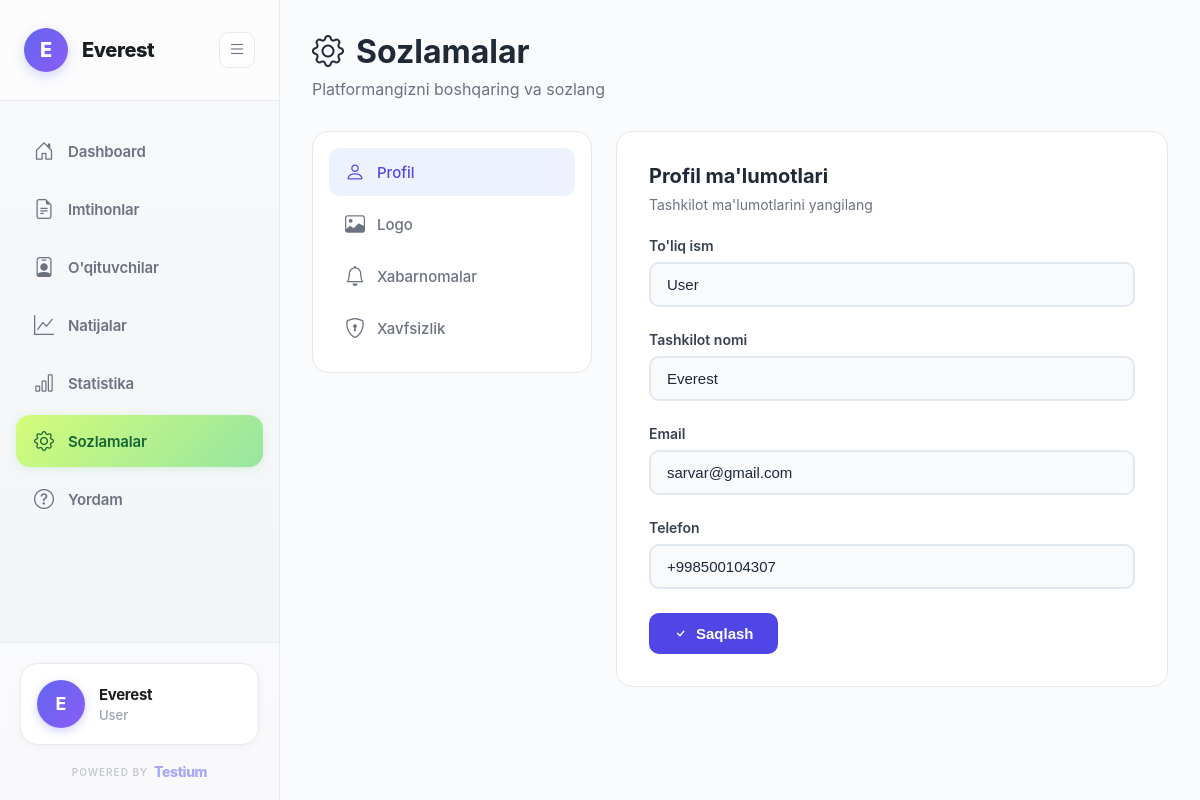
The page /settings/ (signed in) on the database its author committed.
### organizations/models.py (models this page shows, shortened)
class Organization(AbstractUser):
    full_name = models.CharField(max_length=255, default='User')
    organization_name = models.CharField(max_length=255)
    email = models.EmailField(unique=True)
    phone = models.CharField(max_length=20, unique=True)
    created_at = models.DateTimeField(auto_now_add=True)
    updated_at = models.DateTimeField(auto_now=True)
    USERNAME_FIELD = 'email'
    REQUIRED_FIELDS = ['username', 'full_name', 'organization_name']
    class Meta:
        db_table = 'organizations'
        verbose_name = 'Organization'
        verbose_name_plural = 'Organizations'

### organizations/views_settings.py (the view)
@login_required
def settings_view(request):
    settings, created = OrganizationSettings.objects.get_or_create(organization=request.user)
    active_tab = request.GET.get('tab', 'profile')
    context = {
        'settings': settings,
        'active_tab': active_tab,
    }
    return render(request, 'organizations/settings.html', context)

### organizations/context_processors.py (called while the page is built)
def organization_settings(request):
    if request.user.is_authenticated and hasattr(request.user, 'settings'):
        return {
            'org_settings': request.user.settings
        }
    return {}

### templates/organizations/settings.html (shortened to what this page needs)
{% extends 'base.html' %}
{% block content %}
<div class="settings-container">
    <div class="settings-header">
        <h1 class="page-title">
            <i class="bi bi-gear"></i>
            Sozlamalar
        </h1>
        <p class="page-subtitle">Platformangizni boshqaring va sozlang</p>
    </div>
    <div class="settings-layout">
        <div class="settings-tabs">
            <a href="?tab=profile" class="tab-item {% if active_tab == 'profile' %}active{% endif %}">
                <i class="bi bi-person"></i>
                <span>Profil</span>
            </a>
            <a href="?tab=branding" class="tab-item {% if active_tab == 'branding' %}active{% endif %}">
                <i class="bi bi-image"></i>
                <span>Logo</span>
            </a>
            <a href="?tab=notifications" class="tab-item {% if active_tab == 'notifications' %}active{% endif %}">
                <i class="bi bi-bell"></i>
                <span>Xabarnomalar</span>
            </a>
            <a href="?tab=security" class="tab-item {% if active_tab == 'security' %}active{% endif %}">
                <i class="bi bi-shield-lock"></i>
                <span>Xavfsizlik</span>
            </a>
        </div>
        <div class="settings-content">
            {% if active_tab == 'profile' %}
            <h2 class="section-title">Profil ma'lumotlari</h2>
            <p class="section-description">Tashkilot ma'lumotlarini yangilang</p>
            <form method="post" action="{% url 'update_profile' %}">
                <div class="form-group">
                    <label class="form-label">To'liq ism</label>
                    <input type="text" name="full_name" class="form-control" value="{{ user.full_name }}" required>
                </div>
                <div class="form-group">
                    <label class="form-label">Tashkilot nomi</label>
                    <input type="text" name="organization_name" class="form-control" value="{{ user.organization_name }}" required>
                </div>
                <div class="form-group">
                    <label class="form-label">Email</label>
                    <input type="email" name="email" class="form-control" value="{{ user.email }}" required>
                </div>
                <div class="form-group">
                    <label class="form-label">Telefon</label>
                    <input type="text" name="phone" class="form-control" value="{{ user.phone }}" required>
                </div>
                <button type="submit" class="btn-primary">
                    <i class="bi bi-check"></i>
                    Saqlash
                </button>
            </form>
            {% endif %}
        </div>
    </div>
</div>
{% endblock %}

### templates/base.html (shortened to what this page needs)
<!DOCTYPE html>
<html lang="uz">
<head>
    <link href="https://cdn.jsdelivr.net/npm/bootstrap-icons@1.10.0/font/bootstrap-icons.css" rel="stylesheet">
    {% load static %}
</head>
<body>
    {% if user.is_authenticated %}
    <div class="dashboard-layout">
        <aside class="sidebar" id="sidebar">
            <div class="sidebar-header">
                <a href="{% url 'dashboard' %}" class="logo">
                    {% if user.settings.logo %}
                    <div class="logo-icon" style="background: none; padding: 0;">
                        <img src="{{ user.settings.logo.url }}" alt="{{ user.organization_name }}" style="width: 40px; height: 40px; object-fit: cover; border-radius: 50%;">
                    </div>
                    {% else %}
                    <div class="logo-icon">
                        {{ user.organization_name|first|upper }}
                    </div>
                    {% endif %}
                    <span class="logo-text">{{ user.organization_name }}</span>
                </a>
                <button class="toggle-btn" id="toggleSidebar">
                    <i class="bi bi-list"></i>
                </button>
            </div>
            <nav class="sidebar-menu">
                <a href="{% url 'dashboard' %}" class="menu-item {% if request.resolver_match.url_name == 'dashboard' %}active{% endif %}">
                    <i class="bi bi-house-door"></i>
                    <span>Dashboard</span>
                </a>
                <a href="{% url 'exam_list' %}" class="menu-item {% if 'exam' in request.path and 'result' not in request.path %}active{% endif %}">
                    <i class="bi bi-file-earmark-text"></i>
                    <span>Imtihonlar</span>
                </a>
                <a href="{% url 'teacher_list' %}" class="menu-item {% if 'teacher' in request.path %}active{% endif %}">
                    <i class="bi bi-person-badge"></i>
                    <span>O'qituvchilar</span>
                </a>
                <a href="{% url 'results_list' %}" class="menu-item {% if request.resolver_match.url_name == 'results_list' or request.resolver_match.url_name == 'result_detail' %}active{% endif %}">
                    <i class="bi bi-graph-up"></i>
                    <span>Natijalar</span>
                </a>
                <a href="{% url 'analytics' %}" class="menu-item {% if request.resolver_match.url_name == 'analytics' %}active{% endif %}">
                    <i class="bi bi-bar-chart"></i>
                    <span>Statistika</span>
                </a>
                <a href="{% url 'settings' %}" class="menu-item {% if 'settings' in request.path %}active{% endif %}">
                    <i class="bi bi-gear"></i>
                    <span>Sozlamalar</span>
                </a>
                <a href="{% url 'support' %}" class="menu-item {% if 'support' in request.path %}active{% endif %}">
                    <i class="bi bi-question-circle"></i>
                    <span>Yordam</span>
                </a>
            </nav>
            <div class="sidebar-footer">
                <a href="#" onclick="confirmLogout(event)" class="user-profile">
                    <div class="user-avatar">
                        {{ user.organization_name|first|upper }}
                    </div>
                    <div class="user-info">
                        <div class="user-name">{{ user.organization_name }}</div>
                        <div class="user-role">{{ user.full_name }}</div>
                    </div>
                </a>
                <div class="powered-by">
                    <a href="https://testium.uz" target="_blank" class="powered-link">
                        <span class="powered-label">POWERED BY</span>
                        <span class="powered-brand">Testium</span>
                    </a>
                </div>
            </div>
        </aside>
        <main class="main-content">
            {% block content %}{% endblock %}
        </main>
    </div>
    {% endif %}
</body>
</html>

### templates/organizations/settings.html (style rules this page uses)
.settings-container { padding: 32px; max-width: 1400px; margin: 0 auto; }
.settings-header { margin-bottom: 32px; }
.page-title { font-size: 32px; font-weight: 700; color: #1f2937; display: flex; align-items: center; gap: 12px; margin-bottom: 8px; }
.page-subtitle { font-size: 16px; color: #6b7280; }
.settings-layout { display: grid; grid-template-columns: 280px 1fr; gap: 24px; }
.settings-tabs { background: white; border-radius: 16px; padding: 16px; border: 1px solid #e5e7eb; height: fit-content; position: sticky; top: 24px; }
.tab-item { display: flex; align-items: center; gap: 12px; padding: 12px 16px; border-radius: 10px; color: #6b7280; text-decoration: none; transition: all 0.2s ease; font-size: 15px; font-weight: 500; margin-bottom: 4px; }
.tab-item.active { background: #eef2ff; color: #4F46E5; }
.tab-item i { font-size: 20px; width: 20px; }
.settings-content { background: white; border-radius: 16px; padding: 32px; border: 1px solid #e5e7eb; }
.section-title { font-size: 20px; font-weight: 700; color: #1f2937; margin-bottom: 8px; }
.section-description { font-size: 14px; color: #6b7280; margin-bottom: 24px; }
.form-group { margin-bottom: 24px; }
.form-label { display: block; font-size: 14px; font-weight: 600; color: #374151; margin-bottom: 8px; }
.form-control { width: 100%; padding: 12px 16px; font-size: 15px; border: 2px solid #e2e8f0; border-radius: 10px; background: #f8fafc; color: #1e293b; transition: all 0.3s ease; outline: none; }
.btn-primary { padding: 12px 24px; border-radius: 10px; border: none; font-size: 15px; font-weight: 600; background: #4F46E5; color: white; cursor: pointer; transition: all 0.2s ease; display: inline-flex; align-items: center; gap: 8px; }

### rows shown on the page
Organization: organization_name|first "E", organization_name "Everest", full_name "User", email "sarvar@gmail.com", phone "+998500104307"
